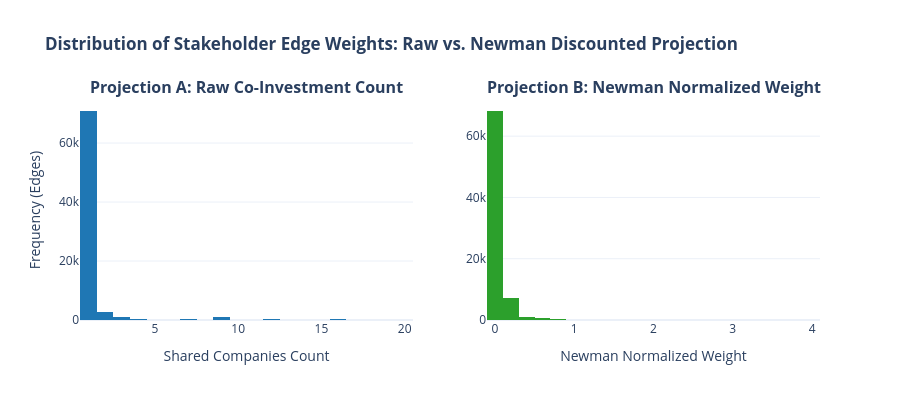

Notebook code for this chart:
### Markdown cell above
### Edge Weight Distribution Comparison

Notice how Newman weighting reshapes edge strength: it dampens the influence of widespread, multi-shareholder cliques while emphasizing concentrated, dedicated co-investments.

### Code cell
weights_raw = [d['weight'] for _, _, d in G_raw.edges(data=True)]
weights_newman = [d['weight'] for _, _, d in G_newman.edges(data=True)]

fig_weights = make_subplots(
    rows=1, cols=2,
    subplot_titles=(
        "<b>Projection A: Raw Co-Investment Count</b>",
        "<b>Projection B: Newman Normalized Weight</b>"
    )
)

fig_weights.add_trace(
    go.Histogram(x=weights_raw, nbinsx=25, marker_color='#1f77b4', name="Raw Count"),
    row=1, col=1
)

fig_weights.add_trace(
    go.Histogram(x=weights_newman, nbinsx=25, marker_color='#2ca02c', name="Newman Weight"),
    row=1, col=2
)

fig_weights.update_layout(
    title_text="<b>Distribution of Stakeholder Edge Weights: Raw vs. Newman Discounted Projection</b>",
    template="plotly_white",
    showlegend=False,
    height=400
)
fig_weights.update_xaxes(title_text="Shared Companies Count", row=1, col=1)
fig_weights.update_xaxes(title_text="Newman Normalized Weight", row=1, col=2)
fig_weights.update_yaxes(title_text="Frequency (Edges)", row=1, col=1)
fig_weights.show()

### Figure 1 — Plotly figure (JSON) as saved in the notebook; plotly's stock layout.template omitted (floating-point values rounded to 4 significant figures; data arrays with more than 128 entries replaced by an {"elided": "..."} marker saying what was removed)
{"data": [{"marker": {"color": "#1f77b4"}, "name": "Raw Count", "nbinsx": 25, "type": "histogram", "x": {"elided": "77579 int values"}, "xaxis": "x", "yaxis": "y"}, {"marker": {"color": "#2ca02c"}, "name": "Newman Weight", "nbinsx": 25, "type": "histogram", "x": {"elided": "77579 float values"}, "xaxis": "x2", "yaxis": "y2"}], "layout": {"annotations": [{"font": {"size": 16}, "showarrow": false, "text": "<b>Projection A: Raw Co-Investment Count</b>", "x": 0.225, "xanchor": "center", "xref": "paper", "y": 1, "yanchor": "bottom", "yref": "paper"}, {"font": {"size": 16}, "showarrow": false, "text": "<b>Projection B: Newman Normalized Weight</b>", "x": 0.775, "xanchor": "center", "xref": "paper", "y": 1, "yanchor": "bottom", "yref": "paper"}], "height": 400, "showlegend": false, "title": {"text": "<b>Distribution of Stakeholder Edge Weights: Raw vs. Newman Discounted Projection</b>"}, "xaxis": {"anchor": "y", "domain": [0, 0.45], "title": {"text": "Shared Companies Count"}}, "xaxis2": {"anchor": "y2", "domain": [0.55, 1], "title": {"text": "Newman Normalized Weight"}}, "yaxis": {"anchor": "x", "domain": [0, 1], "title": {"text": "Frequency (Edges)"}}, "yaxis2": {"anchor": "x2", "domain": [0, 1]}}}
